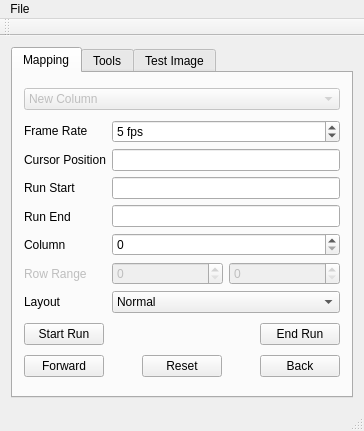
<?xml version="1.0" encoding="UTF-8"?>
<ui version="4.0">
 <class>MainWindow</class>
 <widget class="QMainWindow" name="MainWindow">
  <property name="geometry">
   <rect>
    <x>0</x>
    <y>0</y>
    <width>364</width>
    <height>431</height>
   </rect>
  </property>
  <property name="windowTitle">
   <string>waas config</string>
  </property>
  <widget class="QWidget" name="centralWidget">
   <layout class="QVBoxLayout" name="verticalLayout_3">
    <item>
     <widget class="QTabWidget" name="tabWidget">
      <property name="sizePolicy">
       <sizepolicy hsizetype="Preferred" vsizetype="Preferred">
        <horstretch>0</horstretch>
        <verstretch>0</verstretch>
       </sizepolicy>
      </property>
      <property name="currentIndex">
       <number>0</number>
      </property>
      <widget class="QWidget" name="tab">
       <attribute name="title">
        <string>Mapping</string>
       </attribute>
       <layout class="QGridLayout" name="gridLayout">
        <item row="1" column="0">
         <layout class="QHBoxLayout" name="horizontalLayout_3">
          <item>
           <layout class="QVBoxLayout" name="verticalLayout_2">
            <item>
             <widget class="QLabel" name="label_8">
              <property name="text">
               <string>Frame Rate</string>
              </property>
             </widget>
            </item>
            <item>
             <widget class="QLabel" name="label_5">
              <property name="text">
               <string>Cursor Position</string>
              </property>
             </widget>
            </item>
            <item>
             <widget class="QLabel" name="label">
              <property name="text">
               <string>Run Start</string>
              </property>
             </widget>
            </item>
            <item>
             <widget class="QLabel" name="label_2">
              <property name="text">
               <string>Run End</string>
              </property>
             </widget>
            </item>
            <item>
             <widget class="QLabel" name="label_3">
              <property name="text">
               <string>Column</string>
              </property>
             </widget>
            </item>
            <item>
             <widget class="QLabel" name="label_6">
              <property name="enabled">
               <bool>false</bool>
              </property>
              <property name="text">
               <string>Row Range</string>
              </property>
             </widget>
            </item>
            <item>
             <widget class="QLabel" name="label_4">
              <property name="text">
               <string>Layout</string>
              </property>
             </widget>
            </item>
           </layout>
          </item>
          <item>
           <layout class="QVBoxLayout" name="verticalLayout">
            <item>
             <widget class="QSpinBox" name="frameRateSpin">
              <property name="suffix">
               <string> fps</string>
              </property>
              <property name="prefix">
               <string/>
              </property>
              <property name="maximum">
               <number>100</number>
              </property>
              <property name="value">
               <number>5</number>
              </property>
             </widget>
            </item>
            <item>
             <widget class="QLineEdit" name="cursorAddrEdit">
              <property name="text">
               <string/>
              </property>
             </widget>
            </item>
            <item>
             <widget class="QLineEdit" name="runStartAddrEdit">
              <property name="readOnly">
               <bool>true</bool>
              </property>
             </widget>
            </item>
            <item>
             <widget class="QLineEdit" name="runEndAddrEdit">
              <property name="readOnly">
               <bool>true</bool>
              </property>
             </widget>
            </item>
            <item>
             <widget class="QSpinBox" name="columnSpin">
              <property name="autoFillBackground">
               <bool>false</bool>
              </property>
              <property name="minimum">
               <number>0</number>
              </property>
              <property name="maximum">
               <number>99999999</number>
              </property>
             </widget>
            </item>
            <item>
             <layout class="QHBoxLayout" name="horizontalLayout_4">
              <item>
               <widget class="QSpinBox" name="rowStartSpin">
                <property name="enabled">
                 <bool>false</bool>
                </property>
               </widget>
              </item>
              <item>
               <widget class="QSpinBox" name="rowEndSpin">
                <property name="enabled">
                 <bool>false</bool>
                </property>
               </widget>
              </item>
             </layout>
            </item>
            <item>
             <widget class="QComboBox" name="layoutCombo">
              <item>
               <property name="text">
                <string>Normal</string>
               </property>
              </item>
              <item>
               <property name="text">
                <string>Reverse</string>
               </property>
              </item>
             </widget>
            </item>
           </layout>
          </item>
         </layout>
        </item>
        <item row="2" column="0">
         <layout class="QHBoxLayout" name="horizontalLayout_2">
          <item>
           <widget class="QPushButton" name="runStartButton">
            <property name="text">
             <string>Start Run</string>
            </property>
           </widget>
          </item>
          <item>
           <spacer name="horizontalSpacer">
            <property name="orientation">
             <enum>Qt::Horizontal</enum>
            </property>
            <property name="sizeHint" stdset="0">
             <size>
              <width>40</width>
              <height>20</height>
             </size>
            </property>
           </spacer>
          </item>
          <item>
           <widget class="QPushButton" name="runEndButton">
            <property name="text">
             <string>End Run</string>
            </property>
           </widget>
          </item>
         </layout>
        </item>
        <item row="3" column="0">
         <layout class="QHBoxLayout" name="horizontalLayout">
          <item>
           <widget class="QPushButton" name="forwardButton">
            <property name="text">
             <string>Forward</string>
            </property>
           </widget>
          </item>
          <item>
           <spacer name="horizontalSpacer_2">
            <property name="orientation">
             <enum>Qt::Horizontal</enum>
            </property>
            <property name="sizeHint" stdset="0">
             <size>
              <width>40</width>
              <height>20</height>
             </size>
            </property>
           </spacer>
          </item>
          <item>
           <widget class="QPushButton" name="resetButton">
            <property name="text">
             <string>Reset</string>
            </property>
           </widget>
          </item>
          <item>
           <spacer name="horizontalSpacer_3">
            <property name="orientation">
             <enum>Qt::Horizontal</enum>
            </property>
            <property name="sizeHint" stdset="0">
             <size>
              <width>40</width>
              <height>20</height>
             </size>
            </property>
           </spacer>
          </item>
          <item>
           <widget class="QPushButton" name="backwardButton">
            <property name="text">
             <string>Back</string>
            </property>
           </widget>
          </item>
         </layout>
        </item>
        <item row="0" column="0">
         <widget class="QComboBox" name="runsCombo">
          <property name="enabled">
           <bool>false</bool>
          </property>
          <item>
           <property name="text">
            <string>New Column</string>
           </property>
          </item>
         </widget>
        </item>
       </layout>
      </widget>
      <widget class="QWidget" name="tab_2">
       <attribute name="title">
        <string>Tools</string>
       </attribute>
       <layout class="QVBoxLayout" name="verticalLayout_4">
        <item>
         <layout class="QHBoxLayout" name="horizontalLayout_6">
          <item>
           <widget class="QLabel" name="label_7">
            <property name="text">
             <string>Intensity</string>
            </property>
           </widget>
          </item>
          <item>
           <widget class="QSlider" name="intensitySlider">
            <property name="maximum">
             <number>255</number>
            </property>
            <property name="orientation">
             <enum>Qt::Horizontal</enum>
            </property>
           </widget>
          </item>
         </layout>
        </item>
        <item>
         <layout class="QHBoxLayout" name="horizontalLayout_5">
          <item>
           <widget class="QPushButton" name="whiteButton">
            <property name="text">
             <string>White</string>
            </property>
           </widget>
          </item>
          <item>
           <spacer name="horizontalSpacer_4">
            <property name="orientation">
             <enum>Qt::Horizontal</enum>
            </property>
            <property name="sizeHint" stdset="0">
             <size>
              <width>40</width>
              <height>20</height>
             </size>
            </property>
           </spacer>
          </item>
          <item>
           <widget class="QPushButton" name="blackoutButton">
            <property name="text">
             <string>Blackout</string>
            </property>
           </widget>
          </item>
         </layout>
        </item>
        <item>
         <spacer name="verticalSpacer">
          <property name="orientation">
           <enum>Qt::Vertical</enum>
          </property>
          <property name="sizeHint" stdset="0">
           <size>
            <width>20</width>
            <height>160</height>
           </size>
          </property>
         </spacer>
        </item>
       </layout>
      </widget>
      <widget class="QWidget" name="tab_3">
       <attribute name="title">
        <string>Test Image</string>
       </attribute>
       <layout class="QGridLayout" name="gridLayout_2">
        <item row="0" column="0">
         <widget class="QLabel" name="imageLabel">
          <property name="sizePolicy">
           <sizepolicy hsizetype="MinimumExpanding" vsizetype="Expanding">
            <horstretch>1</horstretch>
            <verstretch>0</verstretch>
           </sizepolicy>
          </property>
          <property name="text">
           <string/>
          </property>
          <property name="scaledContents">
           <bool>true</bool>
          </property>
         </widget>
        </item>
        <item row="1" column="0">
         <spacer name="verticalSpacer_2">
          <property name="orientation">
           <enum>Qt::Vertical</enum>
          </property>
          <property name="sizeType">
           <enum>QSizePolicy::Ignored</enum>
          </property>
          <property name="sizeHint" stdset="0">
           <size>
            <width>20</width>
            <height>0</height>
           </size>
          </property>
         </spacer>
        </item>
       </layout>
      </widget>
     </widget>
    </item>
   </layout>
  </widget>
  <widget class="QMenuBar" name="menuBar">
   <property name="geometry">
    <rect>
     <x>0</x>
     <y>0</y>
     <width>364</width>
     <height>25</height>
    </rect>
   </property>
   <widget class="QMenu" name="menuFile">
    <property name="title">
     <string>File</string>
    </property>
    <addaction name="actionSave"/>
   </widget>
   <addaction name="menuFile"/>
  </widget>
  <widget class="QToolBar" name="mainToolBar">
   <property name="sizePolicy">
    <sizepolicy hsizetype="Expanding" vsizetype="Expanding">
     <horstretch>0</horstretch>
     <verstretch>0</verstretch>
    </sizepolicy>
   </property>
   <attribute name="toolBarArea">
    <enum>TopToolBarArea</enum>
   </attribute>
   <attribute name="toolBarBreak">
    <bool>false</bool>
   </attribute>
  </widget>
  <widget class="QStatusBar" name="statusBar"/>
  <action name="actionSave">
   <property name="text">
    <string>Save</string>
   </property>
  </action>
 </widget>
 <layoutdefault spacing="6" margin="11"/>
 <resources/>
 <connections/>
</ui>
